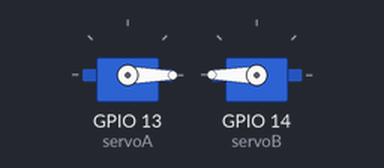
Bench run of a sketch on a simulated ESP32-S3. Shown: 2 × servo. What the sketch prints to the serial monitor is not drawn.

Above: at 0.05 s.
At 1.15 s:
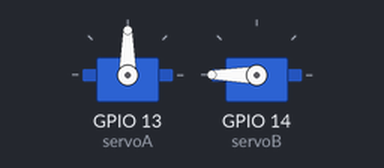
At 2.25 s:
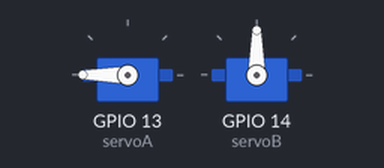
At 4.5 s:
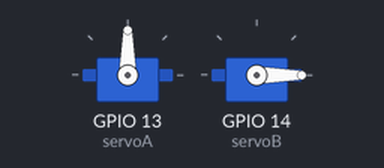
Timing chart, 0 to 5.9 s (numbered marks = the images above):
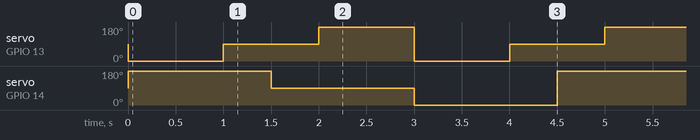

Measured:
- by itself, servo on GPIO 13 (servoA): repeats every 3.0 s: 90° 1.0 s, 180° 1.0 s, 0° 1.0 s
- by itself, servo on GPIO 14 (servoB): repeats every 4.5 s: 90° 1.5 s, 0° 1.5 s, 180° 1.5 s

The sketch:

servo.ino
```cpp
#include <Arduino.h>
#include <ESP32Servo.h>

// Servo A di Core 0
Servo servoA;
// Servo B di Core 1
Servo servoB;

void taskCore0(void *pvParameters);
void taskCore1(void *pvParameters);

void setup() {
  Serial.begin(115200);

  // Inisialisasi timer PWM untuk ESP32-S3
  ESP32PWM::allocateTimer(0);
  ESP32PWM::allocateTimer(1);
  ESP32PWM::allocateTimer(2);
  ESP32PWM::allocateTimer(3);

  // Set frekuensi servo
  servoA.setPeriodHertz(50);
  servoB.setPeriodHertz(50);

  // Attach pin
  servoA.attach(13, 500, 2400);  // pin, min, max pulse width
  servoB.attach(14, 500, 2400);

  // Jalankan masing-masing servo di core berbeda
  xTaskCreatePinnedToCore(taskCore0, "ServoA_Task", 4096, NULL, 1, NULL, 0);
  xTaskCreatePinnedToCore(taskCore1, "ServoB_Task", 4096, NULL, 1, NULL, 1);
}

void loop() {
  // Tidak digunakan — semua dijalankan lewat task
}

//core2
void taskCore0(void *pvParameters) {
  for (;;) {
    servoA.write(0);
    Serial.println("Core0: Servo A → 0°");
    vTaskDelay(1000 / portTICK_PERIOD_MS);

    servoA.write(90);
    Serial.println("Core0: Servo A → 90°");
    vTaskDelay(1000 / portTICK_PERIOD_MS);

    servoA.write(180);
    Serial.println("Core0: Servo A → 180°");
    vTaskDelay(1000 / portTICK_PERIOD_MS);
  }
}

//core1
void taskCore1(void *pvParameters) {
  for (;;) {
    servoB.write(180);
    Serial.println("Core1: Servo B → 180°");
    vTaskDelay(1500 / portTICK_PERIOD_MS);

    servoB.write(90);
    Serial.println("Core1: Servo B → 90°");
    vTaskDelay(1500 / portTICK_PERIOD_MS);

    servoB.write(0);
    Serial.println("Core1: Servo B → 0°");
    vTaskDelay(1500 / portTICK_PERIOD_MS);
  }
}
```
